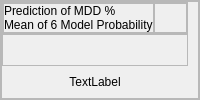
                         <widget class="QFrame" name="frame_9">
                          <property name="frameShape">
                           <enum>QFrame::StyledPanel</enum>
                          </property>
                          <property name="frameShadow">
                           <enum>QFrame::Raised</enum>
                          </property>
                          <layout class="QHBoxLayout" name="horizontalLayout_9">
                           <property name="spacing">
                            <number>0</number>
                           </property>
                           <property name="leftMargin">
                            <number>0</number>
                           </property>
                           <property name="topMargin">
                            <number>0</number>
                           </property>
                           <property name="rightMargin">
                            <number>0</number>
                           </property>
                           <property name="bottomMargin">
                            <number>0</number>
                           </property>
                           <item>
                            <widget class="QFrame" name="frame_27">
                             <property name="frameShape">
                              <enum>QFrame::StyledPanel</enum>
                             </property>
                             <property name="frameShadow">
                              <enum>QFrame::Raised</enum>
                             </property>
                             <layout class="QVBoxLayout" name="verticalLayout_28">
                              <property name="spacing">
                               <number>0</number>
                              </property>
                              <property name="leftMargin">
                               <number>0</number>
                              </property>
                              <property name="topMargin">
                               <number>0</number>
                              </property>
                              <property name="rightMargin">
                               <number>10</number>
                              </property>
                              <property name="bottomMargin">
                               <number>0</number>
                              </property>
                              <item>
                               <widget class="QFrame" name="frame_31">
                                <property name="maximumSize">
                                 <size>
                                  <width>16777215</width>
                                  <height>70</height>
                                 </size>
                                </property>
                                <property name="frameShape">
                                 <enum>QFrame::StyledPanel</enum>
                                </property>
                                <property name="frameShadow">
                                 <enum>QFrame::Raised</enum>
                                </property>
                                <layout class="QHBoxLayout" name="horizontalLayout_10_31">
                                 <property name="spacing">
                                  <number>0</number>
                                 </property>
                                 <property name="leftMargin">
                                  <number>0</number>
                                 </property>
                                 <property name="topMargin">
                                  <number>0</number>
                                 </property>
                                 <property name="rightMargin">
                                  <number>0</number>
                                 </property>
                                 <property name="bottomMargin">
                                  <number>0</number>
                                 </property>
                                 <item>
                                  <widget class="QFrame" name="frame_44">
                                   <property name="frameShape">
                                    <enum>QFrame::StyledPanel</enum>
                                   </property>
                                   <property name="frameShadow">
                                    <enum>QFrame::Raised</enum>
                                   </property>
                                   <layout class="QVBoxLayout" name="verticalLayout_41">
                                    <property name="spacing">
                                     <number>0</number>
                                    </property>
                                    <property name="leftMargin">
                                     <number>0</number>
                                    </property>
                                    <property name="topMargin">
                                     <number>0</number>
                                    </property>
                                    <property name="rightMargin">
                                     <number>0</number>
                                    </property>
                                    <property name="bottomMargin">
                                     <number>0</number>
                                    </property>
                                    <item>
                                     <widget class="QLabel" name="label_10">
                                      <property name="styleSheet">
                                       <string notr="true">font: 63 18pt &quot;Segoe UI Semibold&quot;;</string>
                                      </property>
                                      <property name="text">
                                       <string>Prediction of MDD %</string>
                                      </property>
                                     </widget>
                                    </item>
                                    <item>
                                     <widget class="QLabel" name="label_11">
                                      <property name="text">
                                       <string>Mean of 6 Model Probability</string>
                                      </property>
                                     </widget>
                                    </item>
                                   </layout>
                                  </widget>
                                 </item>
                                 <item>
                                  <widget class="QFrame" name="frame_47">
                                   <property name="frameShape">
                                    <enum>QFrame::StyledPanel</enum>
                                   </property>
                                   <property name="frameShadow">
                                    <enum>QFrame::Raised</enum>
                                   </property>
                                  </widget>
                                 </item>
                                </layout>
                               </widget>
                              </item>
                              <item>
                               <widget class="QFrame" name="frame_62">
                                <property name="frameShape">
                                 <enum>QFrame::StyledPanel</enum>
                                </property>
                                <property name="frameShadow">
                                 <enum>QFrame::Raised</enum>
                                </property>
                                <widget class="QLabel" name="label_62">
                                 <property name="geometry">
                                  <rect>
                                   <x>280</x>
                                   <y>110</y>
                                   <width>121</width>
                                   <height>31</height>
                                  </rect>
                                 </property>
                                 <property name="styleSheet">
                                  <string notr="true">font: 10pt &quot;Segoe UI Symbol&quot;;</string>
                                 </property>
                                 <property name="text">
                                  <string>■  MDD Probability</string>
                                 </property>
                                 <property name="alignment">
                                  <set>Qt::AlignLeading|Qt::AlignLeft|Qt::AlignVCenter</set>
                                 </property>
                                </widget>
                                <widget class="QLabel" name="label_63">
                                 <property name="geometry">
                                  <rect>
                                   <x>280</x>
                                   <y>170</y>
                                   <width>121</width>
                                   <height>31</height>
                                  </rect>
                                 </property>
                                 <property name="styleSheet">
                                  <string notr="true">font: 10pt &quot;Segoe UI Symbol&quot;;</string>
                                 </property>
                                 <property name="text">
                                  <string>■  HC Probability</string>
                                 </property>
                                 <property name="alignment">
                                  <set>Qt::AlignLeading|Qt::AlignLeft|Qt::AlignVCenter</set>
                                 </property>
                                </widget>
                                <widget class="QLabel" name="label_64">
                                 <property name="geometry">
                                  <rect>
                                   <x>280</x>
                                   <y>50</y>
                                   <width>121</width>
                                   <height>31</height>
                                  </rect>
                                 </property>
                                 <property name="styleSheet">
                                  <string notr="true">font: 10pt &quot;Segoe UI Symbol&quot;;</string>
                                 </property>
                                 <property name="text">
                                  <string>■  AI Predict</string>
                                 </property>
                                 <property name="alignment">
                                  <set>Qt::AlignLeading|Qt::AlignLeft|Qt::AlignVCenter</set>
                                 </property>
                                </widget>
                                <widget class="QLabel" name="label_9">
                                 <property name="geometry">
                                  <rect>
                                   <x>295</x>
                                   <y>80</y>
                                   <width>71</width>
                                   <height>21</height>
                                  </rect>
                                 </property>
                                 <property name="styleSheet">
                                  <string notr="true">font: 63 14pt &quot;Segoe UI Semibold&quot;;</string>
                                 </property>
                                 <property name="text">
                                  <string>MDD</string>
                                 </property>
                                </widget>
                                <widget class="QLabel" name="label_65">
                                 <property name="geometry">
                                  <rect>
                                   <x>295</x>
                                   <y>140</y>
                                   <width>71</width>
                                   <height>21</height>
                                  </rect>
                                 </property>
                                 <property name="styleSheet">
                                  <string notr="true">font: 63 14pt &quot;Segoe UI Semibold&quot;;</string>
                                 </property>
                                 <property name="text">
                                  <string>MDD</string>
                                 </property>
                                </widget>
                                <widget class="QLabel" name="label_66">
                                 <property name="geometry">
                                  <rect>
                                   <x>295</x>
                                   <y>200</y>
                                   <width>71</width>
                                   <height>21</height>
                                  </rect>
                                 </property>
                                 <property name="styleSheet">
                                  <string notr="true">font: 63 14pt &quot;Segoe UI Semibold&quot;;</string>
                                 </property>
                                 <property name="text">
                                  <string>MDD</string>
                                 </property>
                                </widget>
                               </widget>
                              </item>
                              <item>
                               <widget class="QLabel" name="label_36">
                                <property name="maximumSize">
                                 <size>
                                  <width>360</width>
                                  <height>16777215</height>
                                 </size>
                                </property>
                                <property name="text">
                                 <string>TextLabel</string>
                                </property>
                                <property name="alignment">
                                 <set>Qt::AlignCenter</set>
                                </property>
                               </widget>
                              </item>
                             </layout>
                            </widget>
                           </item>
                          </layout>
                         </widget>
